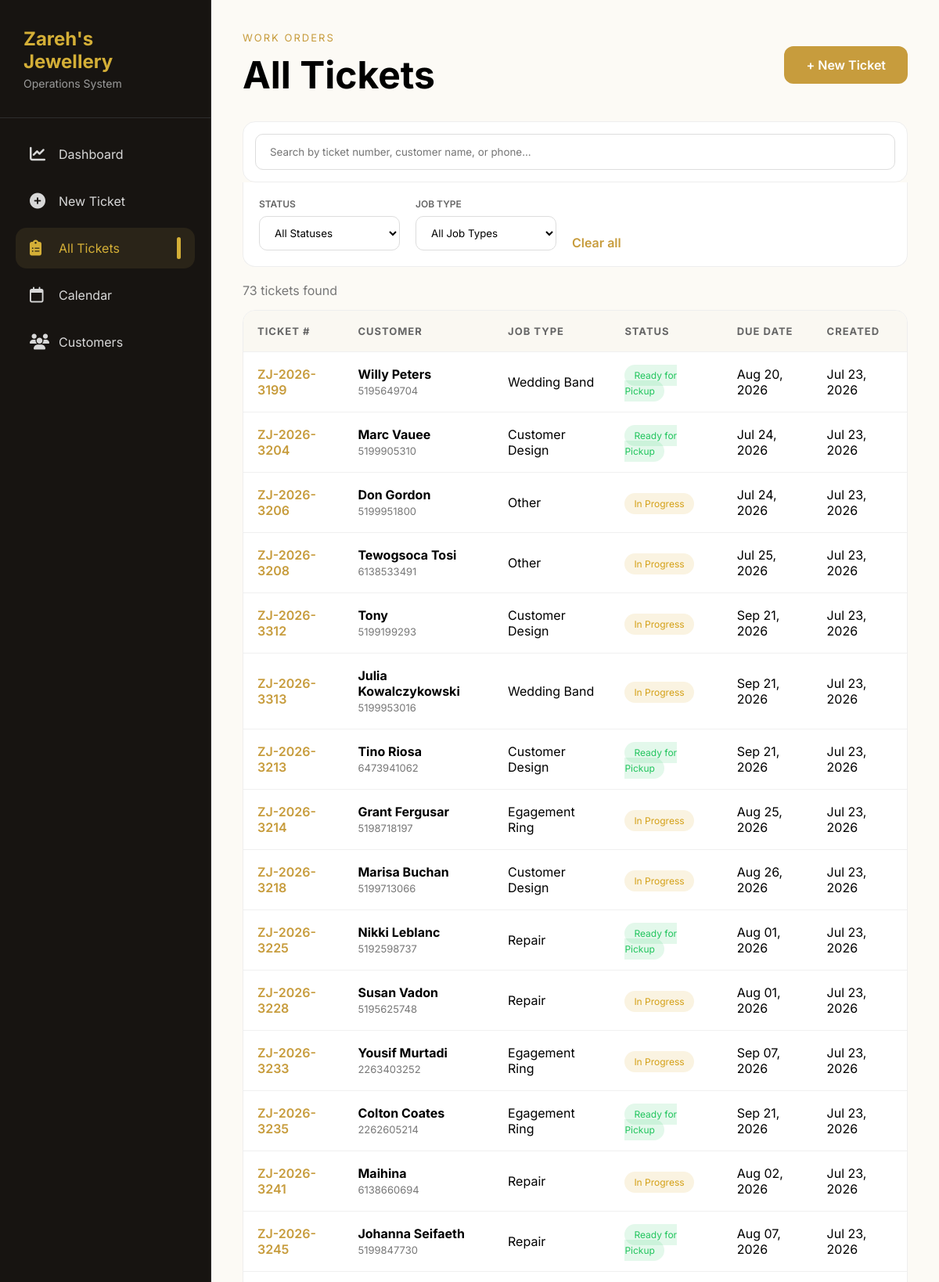
Screenshot of /tickets/ (signed in, upper part) with the database file from the repository.
### core/models.py (models this page shows, shortened)
class Ticket(models.Model):
    ticket_number = models.CharField(
        max_length=20,
        unique=True
    )
    customer = models.ForeignKey(
        Customer,
        on_delete=models.CASCADE,
        related_name="tickets"
    )
    job_type = models.ForeignKey(
        JobType,
        on_delete=models.PROTECT
    )
    status = models.ForeignKey(
        Status,
        on_delete=models.PROTECT
    )
    description = models.TextField()
    created_date = models.DateTimeField(auto_now_add=True)
    due_date = models.DateField()
    price = models.DecimalField(
        max_digits=10,
        decimal_places=2,
        blank=True,
        null=True
    )
    completed_date = models.DateField(
        blank=True,
        null=True
    )

class Customer(models.Model):
    name = models.CharField(max_length=100)
    phone = models.CharField(max_length=20, unique=True)
    email = models.EmailField(blank=True, null=True)
    note = models.TextField(blank=True)
    created_date = models.DateTimeField(auto_now_add=True)
    class Meta:
        ordering = ["name"]

class JobType(models.Model):
    type = models.CharField(max_length=100, unique=True)
    duration = models.PositiveIntegerField(default=7)

class Status(models.Model):
    status = models.CharField(max_length=50, unique=True)
    color = models.CharField(max_length=20, default="#c79c3d")

### core/views.py (the view, shortened to what this page needs)
# urls.py: path('tickets/', views.all_tickets, name='all_tickets'),
@login_required
def all_tickets(request):
    tickets = Ticket.objects.select_related(
        'customer', 'job_type', 'status'
    ).order_by('-created_date')
    search = request.GET.get('search')
    status_id = request.GET.get('status')
    job_type_id = request.GET.get('job_type')
    open_jobs = request.GET.get("open")
    due = request.GET.get("due")
    pickup = request.GET.get("pickup")
    overdue = request.GET.get("overdue")
    if search:
        tickets = tickets.filter(
            Q(ticket_number__icontains=search) |
            Q(customer__name__icontains=search) |
            Q(customer__phone__icontains=search)
        )
    if status_id:
        tickets = tickets.filter(status_id=status_id)
    if job_type_id:
        tickets = tickets.filter(job_type_id=job_type_id)
    if open_jobs:
        tickets = tickets.exclude(status__status="Completed")
    if pickup:
        tickets = tickets.filter(status__status="Ready for Pickup")
    context = {
        "tickets": tickets,
        "statuses": Status.objects.all(),
        "job_types": JobType.objects.all(),
        "ticket_count": tickets.count(),
        "selected_status": status_id,
        "selected_job_type": job_type_id,
        "search": search or "",
        "today": timezone.now().date(),
    }
    return render(request, "core/all_tickets.html", context)

### core/templates/core/all_tickets.html (shortened to what this page needs)
{% extends 'core/base.html' %}
{% block content %}
<div class="tickets-page">
<div class="page-header">
    <div>
        <p class="page-tag">WORK ORDERS</p>
        <h1>All Tickets</h1>
    </div>
    <a href="{% url 'new_ticket' %}" class="new-ticket-btn">
        + New Ticket
    </a>
</div>
<form method="GET">
<form id="filterForm" method="GET">
    <div class="search-card">
        <div class="search-box">
            <input
                type="text"
                id="searchInput"
                name="search"
                value="{{ search }}"
                placeholder="Search by ticket number, customer name, or phone..."
            >
        </div>
    </div>
    <div
        id="filterPanel"
        class="filter-panel"
    >
        <div class="filter-group">
            <label>Status</label>
            <select
                id="statusFilter"
                name="status"
            >
                <option value="">
                    All Statuses
                </option>
            </select>
        </div>
        <div class="filter-group">
            <label>Job Type</label>
            <select
                id="jobTypeFilter"
                name="job_type"
            >
                <option value="">
                    All Job Types
                </option>
            </select>
        </div>
        <a
            href="{% url 'all_tickets' %}"
            class="clear-link"
        >
            Clear all
        </a>
    </div>
</form>
</form>
<div class="ticket-count" id="ticketCount">
    {{ ticket_count }} tickets found
</div>
<div class="table-card">
    <table class="ticket-table">
        <thead>
            <tr>
                <th>TICKET #</th>
                <th>CUSTOMER</th>
                <th>JOB TYPE</th>
                <th>STATUS</th>
                <th>DUE DATE</th>
                <th>CREATED</th>
            </tr>
        </thead>
        <tbody id="ticketTableBody">
{% for ticket in tickets %}
<tr onclick="
    window.location='{% url 'ticket_detail' ticket.id %}'
    "
    class="clickable-row">
    <td class="ticket-number">
        <a
        href="{% url 'ticket_detail' ticket.id %}"
        class="ticket-link"
    >
        {{ ticket.ticket_number }}
        </a>
    </td>
    <td>
        <strong>
            {{ ticket.customer.name }}
        </strong>
        <br>
        <span class="phone">
            {{ ticket.customer.phone }}
        </span>
    </td>
    <td>
        {{ ticket.job_type.type }}
    </td>
    <td>
        <span
            class="badge"
            style="
                background:{{ ticket.status.color }}20;
                color:{{ ticket.status.color }};
            "
        >
            {{ ticket.status.status }}
        </span>
    </td>
    <td>
    {% if ticket.due_date < today and ticket.status.status != "Completed" %}
        <span class="overdue-date">
            {{ ticket.due_date|date:"M d, Y" }}
        </span>
    {% else %}
        {{ ticket.due_date|date:"M d, Y" }}
    {% endif %}
</td>
    <td>
        {{ ticket.created_date|date:"M d, Y" }}
    </td>
</tr>
{% empty %}
<tr>
    <td colspan="6">
        No tickets found.
    </td>
</tr>
{% endfor %}
</tbody>
    </table>
</div>
</div>
{% endblock %}

### core/templates/core/base.html (style rules this page uses)
* { margin:0; padding:0; box-sizing:border-box; font-family:'Inter',sans-serif; }
body { display:flex; height:100vh; overflow:hidden; background:#FCFAF5; }

### core/templates/core/all_tickets.html (style rules this page uses)
.tickets-page { width:100%; }
.page-header { display:flex; justify-content:space-between; align-items:center; margin-bottom:30px; }
.page-tag { color:#c79c3d; letter-spacing:2px; font-size:13px; margin-bottom:10px; }
.page-header h1 { font-size:48px; }
.new-ticket-btn { background:#c79c3d; color:white; text-decoration:none; padding:14px 28px; border-radius:12px; font-weight:600; }
.search-card { background:white; border-radius:16px; padding:15px; border:1px solid #eee; display:flex; gap:15px; margin-bottom:20px; }
.search-box { flex:1; }
.search-box input { width:100%; padding:14px 18px; border:1px solid #ddd; border-radius:10px; }
.ticket-count { color:#777; margin-bottom:15px; }
.table-card { background:white; border-radius:16px; overflow:hidden; border:1px solid #eee; }
.ticket-table { width:100%; border-collapse:collapse; }
.ticket-table thead { background:#faf8f2; }
.ticket-table th { text-align:left; padding:18px; color:#666; font-size:13px; letter-spacing:1px; }
.ticket-table td { padding:18px; border-top:1px solid #f0f0f0; }
.ticket-number { color:#c79c3d; font-weight:600; }
.phone { color:#777; font-size:13px; }
.badge { padding:6px 12px; border-radius:20px; font-size:12px; }
.filter-panel { display:none; background:white; border:1px solid #eee; border-top:none; border-radius:0 0 16px 16px; padding:20px; margin-top:-20px; margin-bottom:20px; display:flex; align-items:flex-end; gap:20px; flex-wrap:wrap; }
.filter-group { display:flex; flex-direction:column; gap:8px; }
.filter-group label { font-size:12px; font-weight:600; color:#666; text-transform:uppercase; }
.filter-group select { min-width:180px; padding:12px 15px; border:1px solid #ddd; border-radius:10px; background:white; }
.clear-link { color:#c79c3d; text-decoration:none; font-weight:600; }
.clickable-row { cursor:pointer; }
.ticket-link { color:#c79c3d; text-decoration:none; font-weight:600; }

### rows the page displays
Ticket: ticket_number "ZJ-2026-3199", customer.name "Willy Peters", customer.phone "5195649704", job_type.type "Wedding Band", status.status "Ready for Pickup", due_date "Aug 20, 2026", created_date "Jul 23, 2026"
Ticket: ticket_number "ZJ-2026-3204", customer.name "Marc Vauee", customer.phone "5199905310", job_type.type "Customer Design", status.status "Ready for Pickup", due_date "Jul 24, 2026", created_date "Jul 23, 2026"
Ticket: ticket_number "ZJ-2026-3206", customer.name "Don Gordon", customer.phone "5199951800", job_type.type "Other", status.status "In Progress", due_date "Jul 24, 2026", created_date "Jul 23, 2026"
Ticket: ticket_number "ZJ-2026-3208", customer.name "Tewogsoca Tosi", customer.phone "6138533491", job_type.type "Other", status.status "In Progress", due_date "Jul 25, 2026", created_date "Jul 23, 2026"
Ticket: ticket_number "ZJ-2026-3312", customer.name "Tony", customer.phone "5199199293", job_type.type "Customer Design", status.status "In Progress", due_date "Sep 21, 2026", created_date "Jul 23, 2026"
Ticket: ticket_number "ZJ-2026-3313", customer.name "Julia Kowalczykowski", customer.phone "5199953016", job_type.type "Wedding Band", status.status "In Progress", due_date "Sep 21, 2026", created_date "Jul 23, 2026"
Ticket: ticket_number "ZJ-2026-3213", customer.name "Tino Riosa", customer.phone "6473941062", job_type.type "Customer Design", status.status "Ready for Pickup", due_date "Sep 21, 2026", created_date "Jul 23, 2026"
Ticket: ticket_number "ZJ-2026-3214", customer.name "Grant Fergusar", customer.phone "5198718197", job_type.type "Egagement Ring", status.status "In Progress", due_date "Aug 25, 2026", created_date "Jul 23, 2026"
Ticket: ticket_number "ZJ-2026-3218", customer.name "Marisa Buchan", customer.phone "5199713066", job_type.type "Customer Design", status.status "In Progress", due_date "Aug 26, 2026", created_date "Jul 23, 2026"
Ticket: ticket_number "ZJ-2026-3225", customer.name "Nikki Leblanc", customer.phone "5192598737", job_type.type "Repair", status.status "Ready for Pickup", due_date "Aug 01, 2026", created_date "Jul 23, 2026"
Ticket: ticket_number "ZJ-2026-3228", customer.name "Susan Vadon", customer.phone "5195625748", job_type.type "Repair", status.status "In Progress", due_date "Aug 01, 2026", created_date "Jul 23, 2026"
Ticket: ticket_number "ZJ-2026-3233", customer.name "Yousif Murtadi", customer.phone "2263403252", job_type.type "Egagement Ring", status.status "In Progress", due_date "Sep 07, 2026", created_date "Jul 23, 2026"
Ticket: ticket_number "ZJ-2026-3235", customer.name "Colton Coates", customer.phone "2262605214", job_type.type "Egagement Ring", status.status "Ready for Pickup", due_date "Sep 21, 2026", created_date "Jul 23, 2026"
Ticket: ticket_number "ZJ-2026-3241", customer.name "Maihina", customer.phone "6138660694", job_type.type "Repair", status.status "In Progress", due_date "Aug 02, 2026", created_date "Jul 23, 2026"
Ticket: ticket_number "ZJ-2026-3245", customer.name "Johanna Seifaeth", customer.phone "5199847730", job_type.type "Repair", status.status "Ready for Pickup", due_date "Aug 07, 2026", created_date "Jul 23, 2026"

### other values shown
{{ ticket_count }} "73"
